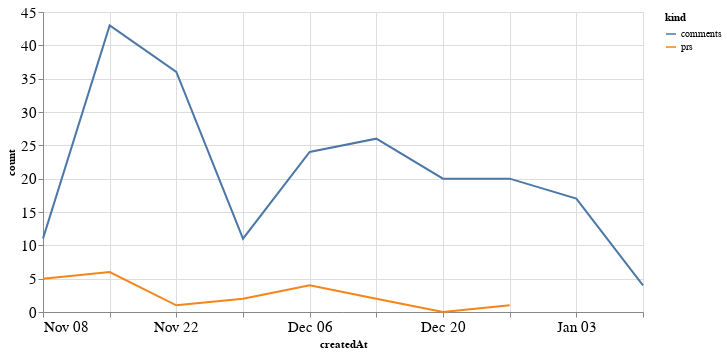

This figure's notebook cell:
### Code cell
alt.Chart(total_time, width=600).mark_line().encode(
    x='createdAt',
    y='count',
    color='kind'
)

### Figure 1 — Vega-Lite specification as saved in the notebook (floating-point values rounded to 4 significant figures)
{"config": {"axisLeft": {"labelFontSize": 15}, "axisBottom": {"labelFontSize": 15}}, "data": {"name": "data-20b9e9113d3959a10fe870efb239e542"}, "mark": "line", "encoding": {"color": {"type": "nominal", "field": "kind"}, "x": {"type": "temporal", "field": "createdAt"}, "y": {"type": "quantitative", "field": "count"}}, "width": 600, "$schema": "https://vega.github.io/schema/vega-lite/v4.8.1.json", "datasets": {"data-20b9e9113d3959a10fe870efb239e542": [{"createdAt": "2020-11-08T00:00:00", "kind": "prs", "count": 5.0}, {"createdAt": "2020-11-15T00:00:00", "kind": "prs", "count": 6.0}, {"createdAt": "2020-11-22T00:00:00", "kind": "prs", "count": 1.0}, {"createdAt": "2020-11-29T00:00:00", "kind": "prs", "count": 2.0}, {"createdAt": "2020-12-06T00:00:00", "kind": "prs", "count": 4.0}, {"createdAt": "2020-12-13T00:00:00", "kind": "prs", "count": 2.0}, {"createdAt": "2020-12-20T00:00:00", "kind": "prs", "count": 0.0}, {"createdAt": "2020-12-27T00:00:00", "kind": "prs", "count": 1.0}, {"createdAt": "2021-01-03T00:00:00", "kind": "prs", "count": null}, {"createdAt": "2021-01-10T00:00:00", "kind": "prs", "count": null}, {"createdAt": "2020-11-08T00:00:00", "kind": "comments", "count": 11.0}, {"createdAt": "2020-11-15T00:00:00", "kind": "comments", "count": 43.0}, {"createdAt": "2020-11-22T00:00:00", "kind": "comments", "count": 36.0}, {"createdAt": "2020-11-29T00:00:00", "kind": "comments", "count": 11.0}, {"createdAt": "2020-12-06T00:00:00", "kind": "comments", "count": 24.0}, {"createdAt": "2020-12-13T00:00:00", "kind": "comments", "count": 26.0}, {"createdAt": "2020-12-20T00:00:00", "kind": "comments", "count": 20.0}, {"createdAt": "2020-12-27T00:00:00", "kind": "comments", "count": 20.0}, {"createdAt": "2021-01-03T00:00:00", "kind": "comments", "count": 17.0}, {"createdAt": "2021-01-10T00:00:00", "kind": "comments", "count": 4.0}]}}
